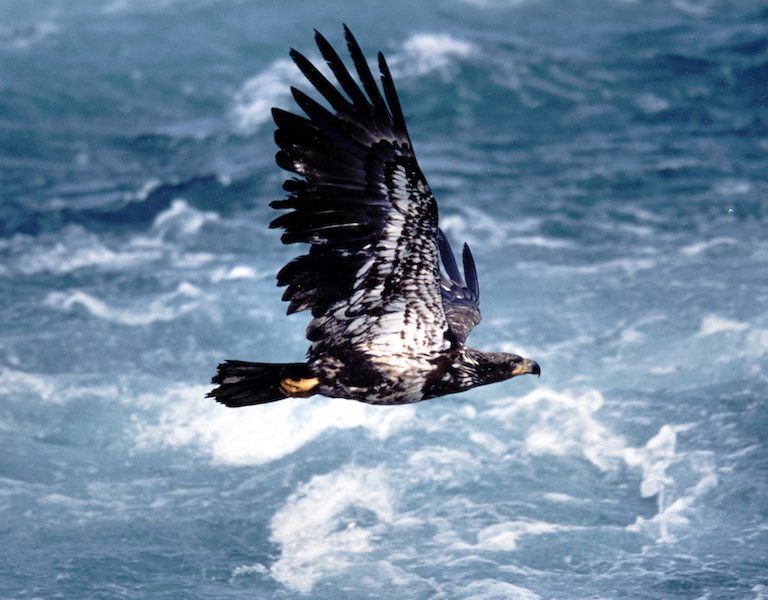
#> input picture Image-Handling-and-Pixel-Transformations-Using-OpenCV-main/Eagle_in_Flight.jpg, 768 x 600 px
$ jupyter execute --allow-errors Untitled1.ipynb
#> lines starting #> are read from the running program, lines starting #| are printed output that depends on the picture
[cell 1]
import cv2

[cell 2]
img=cv2.imread("Eagle_in_Flight.jpg")
#> img is the input picture: shape (600, 768, 3); mean B, G, R 156.6, 133.3, 108.4

[cell 3]
img.shape
#> Out = (600, 768, 3)

#> (a cell that did not finish here is left out)

[cell 5]
import matplotlib.pyplot as plt

[cell 6]
plt.imshow(img)

[cell 7]
img2=cv2.imread("Apollo-11-launch.jpg")
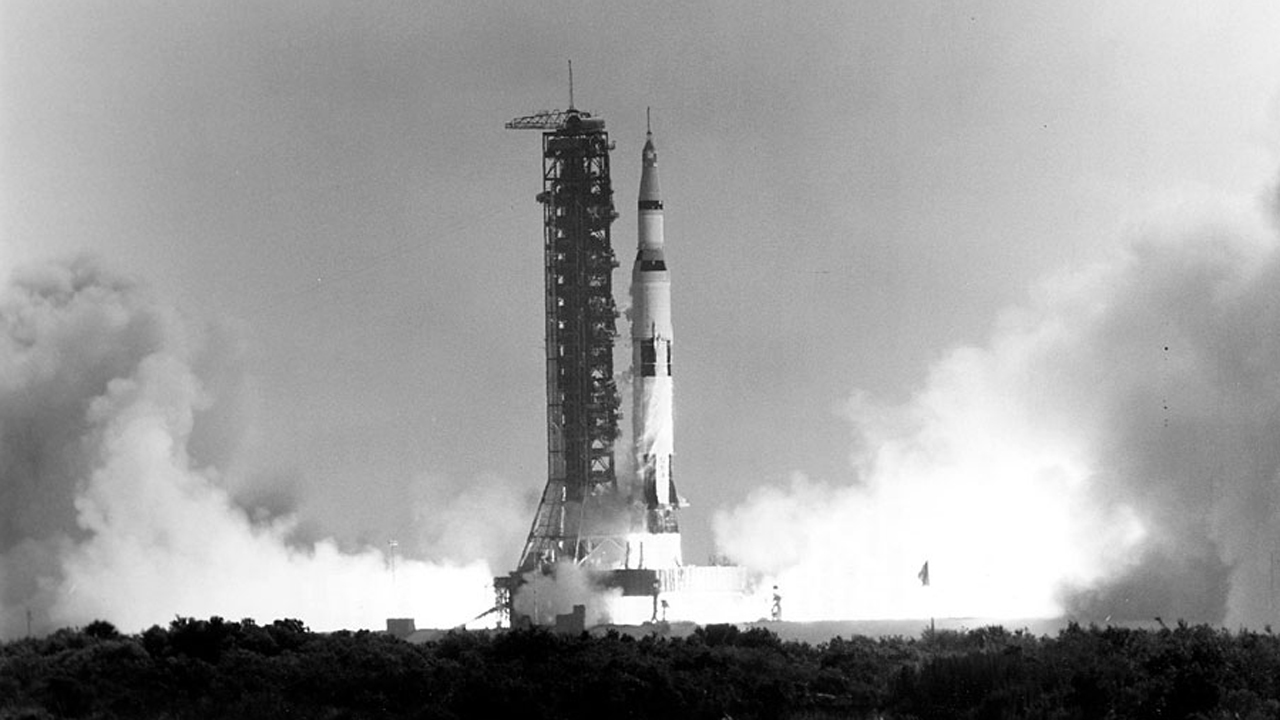
#> input picture Image-Handling-and-Pixel-Transformations-Using-OpenCV-main/Apollo-11-launch.jpg, 1280 x 720 px
#> img2 is the input picture: shape (720, 1280, 3); min 0, max 255, mean 156.2

[cell 8]
plt.imshow(img2[:,:,::-1])
plt.title("colour image")
plt.axis("off")
plt.show()

[cell 9]
plt.figure(figsize=[18,5])
plt.subplot(121)
plt.imshow(img)
plt.subplot(122)
plt.imshow(img2)
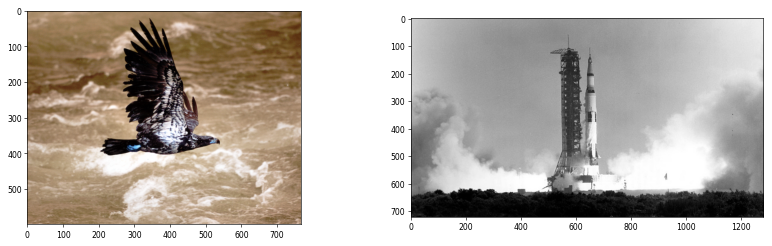
#> figure drawn by matplotlib, 2 panels; B, G, R data is drawn as R, G, B
